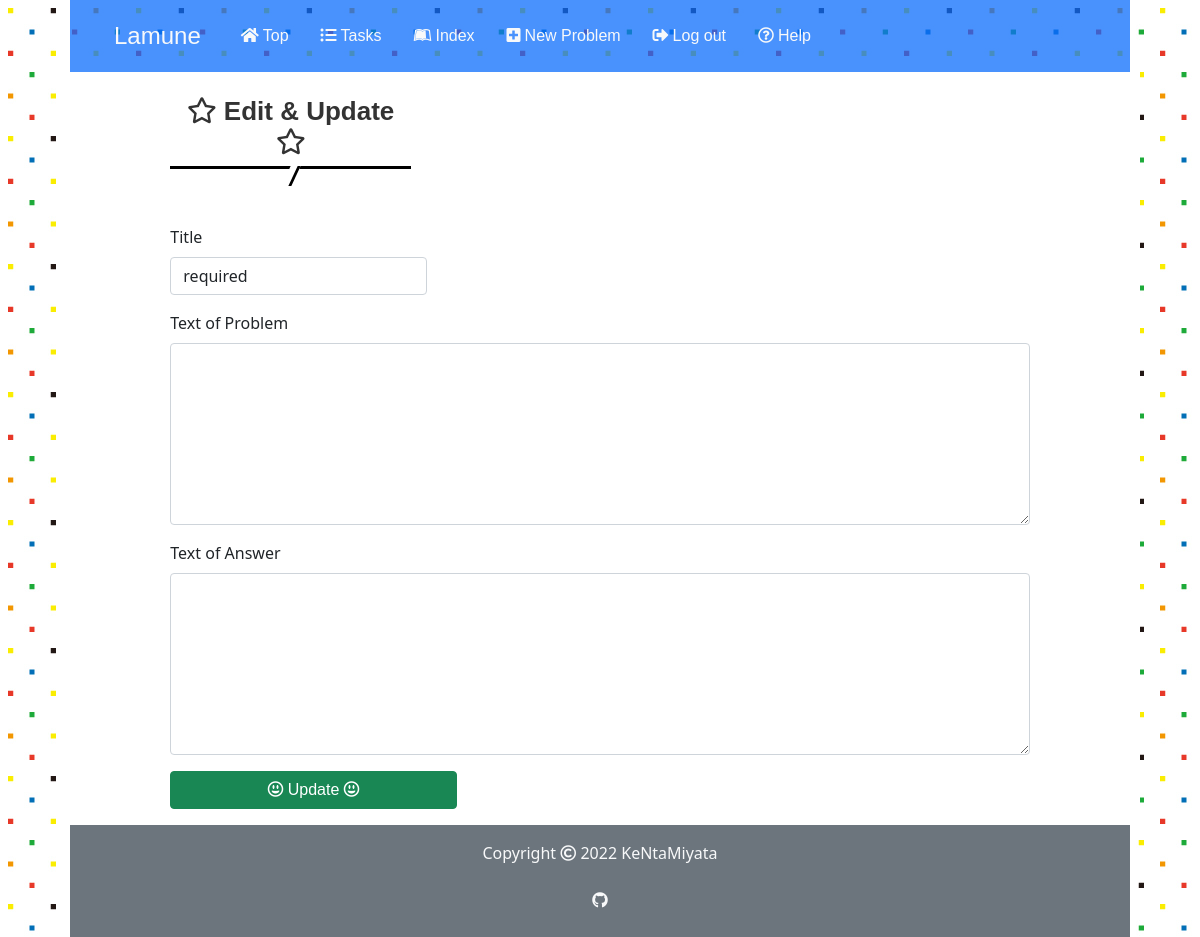
/3/29/update (signed in), run on an earlier commit of the app's database.
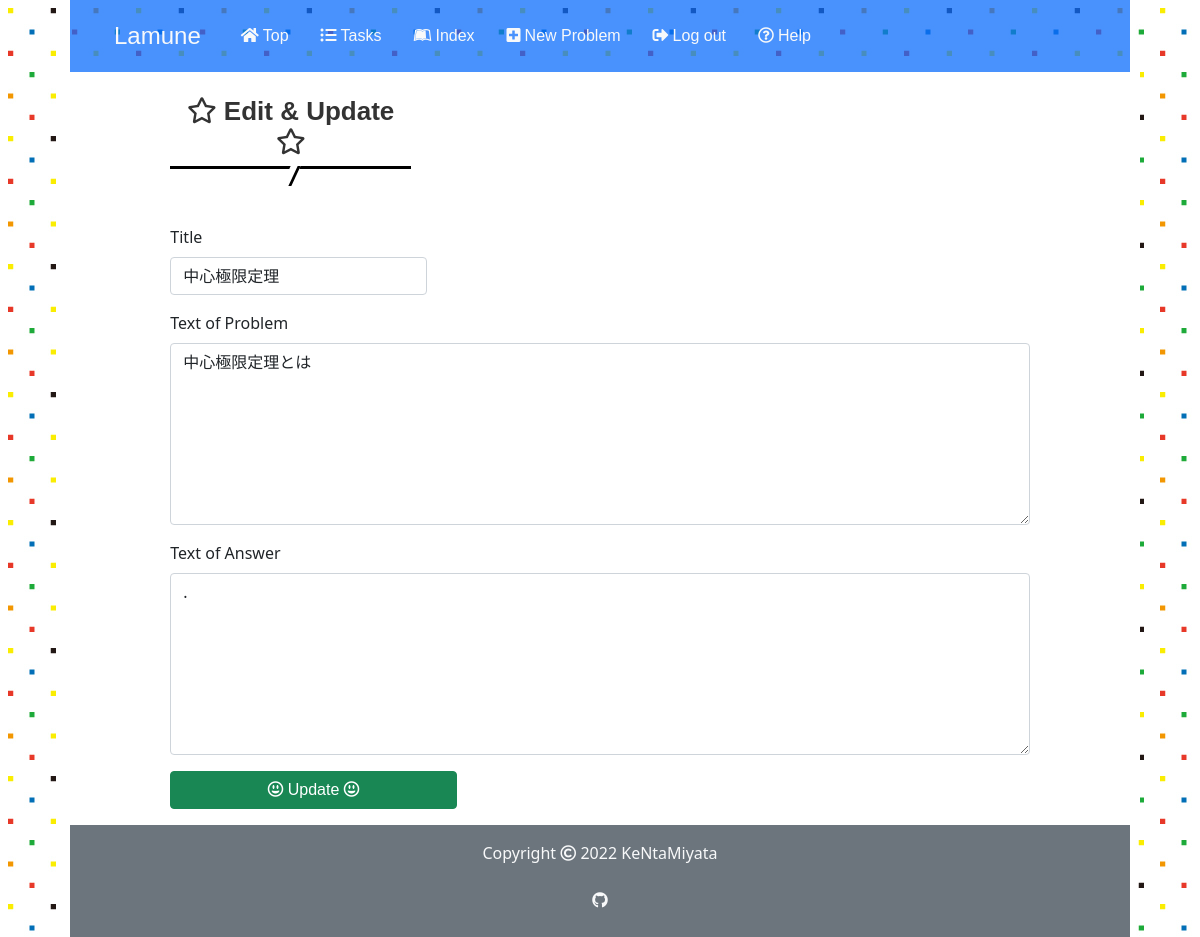
And on a later commit of the database.
### app.py (models this page shows)
class Problem(db.Model):
    id = db.Column(db.Integer, primary_key=True)
    user_id = db.Column(db.Integer, db.ForeignKey('user.id'), nullable=False)
    title = db.Column(db.String(50), nullable=False)
    body = db.Column(db.String(500), nullable=False)
    answer = db.Column(db.String(500), nullable=False)
    stage = db.Column(db.Integer, default=0)
    last_time = db.Column(db.DateTime, nullable=False,
                          default=datetime.datetime.now(pytz.timezone('Asia/Tokyo')))
    created_at = db.Column(db.DateTime, nullable=False,
                           default=datetime.datetime.now(pytz.timezone('Asia/Tokyo')))
    solved_history = db.Column(db.String)

### app.py (the view)
@app.route('/<int:user_id>/<int:problem_id>/update', methods=["GET", "POST"])
@login_required
def update(user_id, problem_id):
    if user_id != current_user.id:
        return apology("You can't look this page! Get out!", 401)
    problem = Problem.query.get(problem_id)
    if request.method == "POST":
        if not request.form.get("title"):
            print(1)
            return apology("must provide title", 403)
        elif not request.form.get("body"):
            print(2)
            return apology("must provide content", 403)
        elif not request.form.get("answer"):
            print(3)
            return apology("must provide answer", 403)
        problem.title = request.form.get("title")
        problem.body = request.form.get("body")
        problem.answer = request.form.get("answer")
        db.session.commit()
        return redirect(f"/{ user_id }/index")
    else:
        user = current_user
        return render_template("update.html", problem=problem, user=user)

### app.py (called while the page is built)
@app.before_request
def before_request():
    session.permanent = True
    app.permanent_session_lifetime = datetime.timedelta(minutes=30)
    session.modified = True

@login_manager.user_loader
def load_user(user_id):
    return User.query.get(int(user_id))

### templates/update.html (shortened to what this page needs)
{% extends "layout.html" %}
{% block main %}
<div class="row">
    <div class="col-xl-3 col-md-4 col-12 offset-md-1 pt-4">
        <h2><i class="far fa-star"></i> Edit & Update <i class="far fa-star"></i></h2>
    </div>
    <div class="col-10 mx-auto mt-5">
        <form action="/{{ user.id }}/{{ problem.id }}/update" method="POST" class="mx-auto w-100 text-start">
            <div class="mb-3">
                <label class="form-label">Title</label>
                <input autocomplete="off" autofocus class="form-control w-auto" id="title" name="title" placeholder="Title" type="text" value={{ problem.title }} required>
            </div>
            <div class="mb-3">
                <label class="form-label">Text of Problem</label>
                <textarea class="form-control w-100" name="body" type="text" rows="7" required>{{ problem.body }}</textarea>
            </div>
            <div class="mb-3">
                <label class="form-label">Text of Answer</label>
                <textarea class="form-control w-100" name="answer" type="text" rows="7" required>{{ problem.answer }}</textarea>
            </div>
            <div class="mb-3">
                <button class="btn btn-success col-md-4 col-12" type="submit"><i class="far fa-grin-alt"></i> Update <i class="far fa-grin-alt"></i></button>
            </div>
        </form>
    </div>
</div>
{% endblock %}

### templates/layout.html (shortened to what this page needs)
<!DOCTYPE html>
<html lang="en">
    <head>
        <link href="https://cdn.jsdelivr.net/npm/bootstrap@5.1.3/dist/css/bootstrap.min.css" rel="stylesheet">
        <link rel="stylesheet" href="https://use.fontawesome.com/releases/v5.15.4/css/all.css">
        <link href="/static/stylesheet/styles.css" rel="stylesheet">
    </head>
    <body>
        <header>
        <div class="container-fluid">
            <div class="row">
                    <nav class="nav-bar navbar-expand-md navbar-light bg-primary bg-opacity-75">
                        <div class="collapse navbar-collapse" id="navbarSupportedContent">
                            <ul class="navbar-nav px-4 pt-3 pb-3">
                                <li class="nav-item mx-2"><a class ="navbar-brand text-light" href="/">Lamune</a></li>
                                <li class="nav-item mx-2"><a class ="nav-link text-light" href="/"><i class="fas fa-home me-1"></i>Top</a></li>
                                {% if user.is_authenticated %}
                                <li class="nav-item mx-2"><a class ="nav-link text-light" href="/{{ user.id }}/tasks"><i class="fas fa-list-ul me-1"></i>Tasks</a></li>
                                <li class="nav-item mx-2"><a class ="nav-link text-light" href="/{{ user.id }}/index"><i class="fab fa-leanpub me-1"></i>Index</a></li>
                                <li class="nav-item mx-2"><a class ="nav-link text-light" href="/{{ user.id }}/new"><i class="fas fa-plus-square me-1"></i>New Problem</a></li>
                                <li class="nav-item mx-2"><a class ="nav-link text-light" href="/logout"><i class="fas fa-sign-out-alt me-1"></i>Log out</a></li>
                                {% endif %}
                                <li class="nav-item mx-2"><a class ="nav-link text-light" href="/howto"><i class="far fa-question-circle me-1"></i>Help</a></li>
                            </ul>
                        </div>
                    </nav>
                </div>
            </div>
        </header>
        <main>
            <div class="other-content text-center">
                <div class="container-fluid">
                {% block main %}{% endblock %}
                </div>
            </div>
        </main>
        <footer>
            <div class="container-fluid">
                <div class="row">
                    <div class="col-12 bg-secondary text-center pt-3">
                        <p class="text-light" >Copyright <i class="far fa-copyright"></i> 2022 KeNtaMiyata</p>
                        <p><a class ="nav-link text-light" href="https://github.com/KeNtaMiyata/Lamune"><i class="fab fa-github"></i></a></p>
                    </div>
                </div>
            </div>
        </footer>
    </body>
</html>

### static/stylesheet/styles.css (style rules this page uses)
* { padding: 0; margin: 0; box-sizing: border-box; }
a { text-decoration: none; }
.container-fluid { padding: 0 10px; }
.row { margin-left: 0; margin-right: 0; }
body { width: 90%; height: 100%; margin: 0 auto; background-image: url(../images/lamune_side_back.jpg); }
main { min-height: 80vh; background-color: #ffffff; margin: 0; }
h1, h2, h3, .navbar-brand, .nav-link, .btn { font-family: Chalkduster, "Bradley Hand", "Segoe Print", sans-serif; }
.navbar-brand { vertical-align: -10px; font-size: 1.5rem }
h2 { position: relative; padding-bottom: 0.5rem; border-bottom: 3px solid black; background-color: white; color: #333; font-weight: bold; font-size: 26px; }
h2:before { position: absolute; top: 100%; left: 50%; transform: translateX(-50%) skew(-25deg); height: 20px; width: 10px; border-right: 3px solid black; background-color: white; content: ""; }

What changed in the data, as far as the page shows it:
added Problem: title "中心極限定理", body "中心極限定理とは", answer "."
Also different on the page:
form field title: "required" → (not shown)
